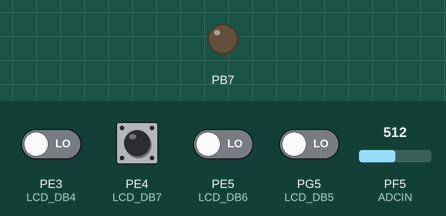
The program below on a simulated ATmega2560, built with avr-gcc and emulated at 16 MHz. Shown: output pins drawn as LEDs (lit = HIGH). The test bench sets the inputs (shaded band); at power-on: PE3 (LCD_DB4), PE4 (LCD_DB7), PE5 (LCD_DB6), PG5 (LCD_DB5) LOW, PF5 (ADCIN) = 512. Pins used as bus, display or sensor lines are not drawn.

Above: at 1.2 s.
1.3 s: PE4 (LCD_DB7) pulled LOW for 0.15 s
At 2.1 s:
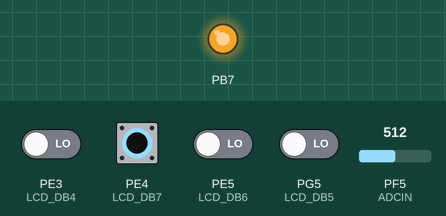
Timing chart, 0 to 4.3 s (numbered marks = the images above; inputs shaded):
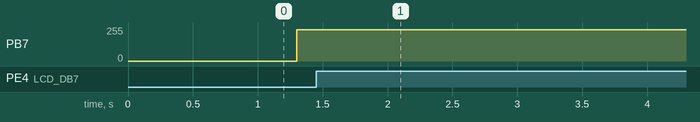

Measured:
- after the input at 1.3 s, PB7: 0/255 → 235/255 at once

The program:

main.c
```c
/*
 * 		Project: ADC_mega
 * 		Board: Arduino Mega
 * 		Processor: Atmega 2056
 * 		Data: 2 lis 2013
 * 		Author: Michał Kielan
 *
 */

#include <avr/io.h>
#include <stdio.h>
#include <avr/interrupt.h>
#include <avr/iom2560.h>
#include <util/delay.h>
#include "HD44780/HD44780.h"

#define ADCIN PF5
#define ADC_DDR DDRF
#define ADC_PORT PORTF
#define LED PA0
#define DELAY 50

void ADC_Init(void);


int main()  {

	ADC_Init();

	 LCD_Initalize();
     LCD_Clear();
     LCD_Lightness(20);

	while(1)  {


	 ADCSRA |= (1<<ADSC);		//uruchomienie poj. konwersji
	      while(ADCSRA & (1<<ADSC));	//zakonczenie poj. konwersji

	        char ADC_char[32];
	        char volt_char[32];
	        volatile float v_in;
	        const float v_ref = 5.00f;

	        v_in = (ADC*v_ref)/1024.0f;

	        sprintf(ADC_char, "10bit=%d",ADC);
	        sprintf(volt_char,"U[V]=%1.2f",(double)v_in);


	      LCD_Clear();
          LCD_GoTo(0,0);
      	  LCD_WriteText(ADC_char);
      	  LCD_GoTo(0,1);
      	  LCD_WriteText(volt_char);

      	  _delay_ms(50);
	}

}

void ADC_Init(void)	{

	ADCSRA |= (1<<ADEN);		// ADC enable
	ADCSRA |= (1<<ADPS0) | (1<<ADPS1) | (1<<ADPS2);		//preskaler 128

//	ADMUX |= (1<<REFS1) | (1<<REFS0);	      //napiecie ref. zewnetrzne 2.56V
	ADMUX |= (1<<REFS0);					  // wewnetrzene napiecie uC - 5V
	ADMUX |= (1<<MUX2) | (1<<MUX0);		      // ADC input PF5 - ADC5 - analog_5

	ADC_DDR &= ~(1<<ADCIN);		//ADCIN -> INPUT
	ADC_PORT |= (1<<ADCIN);		//ADCIN -> pull-up
}
```

HD44780.c
```c
//-------------------------------------------------------------------------------------------------
// Wy wietlacz alfanumeryczny ze sterownikiem HD44780
// Sterowanie w trybie 4-bitowym bez odczytu flagi zajêto ci
// z dowolnym przypisaniem sygna³ów steruj¹cych
// Plik : HD44780.c
// Mikrokontroler : Atmel AVR
// Kompilator : avr-gcc
// Autor : Rados³aw Kwiecieñ
//  ród³o : http://radzio.dxp.pl/hd44780/
// Data : 24.03.2007
//-------------------------------------------------------------------------------------------------
//#include <avr/iom2560.h>
//#include <util/delay.h>
#include "HD44780.h"
//-------------------------------------------------------------------------------------------------
//
// Funkcja wystawiaj¹ca pó³bajt na magistralê danych
//
//-------------------------------------------------------------------------------------------------
void _LCD_OutNibble(unsigned char nibbleToWrite)
{

if(nibbleToWrite & 0x01)
	LCD_DB4_PORT |= LCD_DB4;
else
	LCD_DB4_PORT  &= ~LCD_DB4;

if(nibbleToWrite & 0x02)
	LCD_DB5_PORT |= LCD_DB5;
else
	LCD_DB5_PORT  &= ~LCD_DB5;

if(nibbleToWrite & 0x04)
	LCD_DB6_PORT |= LCD_DB6;
else
	LCD_DB6_PORT  &= ~LCD_DB6;

if(nibbleToWrite & 0x08)
	LCD_DB7_PORT |= LCD_DB7;
else
	LCD_DB7_PORT  &= ~LCD_DB7;
}
//-------------------------------------------------------------------------------------------------
//
// Funkcja wystawiaj¹ca pó³bajt na magistralê danych
//
//-------------------------------------------------------------------------------------------------
unsigned char _LCD_InNibble(void)
{
unsigned char tmp = 0;

if(LCD_DB4_PIN & LCD_DB4)
	tmp |= (1 << 0);
if(LCD_DB5_PIN & LCD_DB5)
	tmp |= (1 << 1);
if(LCD_DB6_PIN & LCD_DB6)
	tmp |= (1 << 2);
if(LCD_DB7_PIN & LCD_DB7)
	tmp |= (1 << 3);
return tmp;
}
//-------------------------------------------------------------------------------------------------
//
// Funkcja zapisu bajtu do wy wietacza (bez rozró¿nienia instrukcja/dane).
//
//-------------------------------------------------------------------------------------------------
void _LCD_Write(unsigned char dataToWrite)
{
LCD_DB4_DIR |= LCD_DB4;
LCD_DB5_DIR |= LCD_DB5;
LCD_DB6_DIR |= LCD_DB6;
LCD_DB7_DIR |= LCD_DB7;

LCD_RW_PORT &= ~LCD_RW;
LCD_E_PORT |= LCD_E;
_LCD_OutNibble(dataToWrite >> 4);
LCD_E_PORT &= ~LCD_E;
LCD_E_PORT |= LCD_E;
_LCD_OutNibble(dataToWrite);
LCD_E_PORT &= ~LCD_E;
while(LCD_ReadStatus()&0x80);
}
//-------------------------------------------------------------------------------------------------
//
// Funkcja odczytu bajtu z wy wietacza (bez rozró¿nienia instrukcja/dane).
//
//-------------------------------------------------------------------------------------------------

unsigned char _LCD_Read(void)
{
unsigned char tmp = 0;
LCD_DB4_DIR &= ~LCD_DB4;
LCD_DB5_DIR &= ~LCD_DB5;
LCD_DB6_DIR &= ~LCD_DB6;
LCD_DB7_DIR &= ~LCD_DB7;

LCD_RW_PORT |= LCD_RW;
LCD_E_PORT |= LCD_E;
tmp |= (_LCD_InNibble() << 4);
LCD_E_PORT &= ~LCD_E;
LCD_E_PORT |= LCD_E;
tmp |= _LCD_InNibble();
LCD_E_PORT &= ~LCD_E;
return tmp;
}

//-------------------------------------------------------------------------------------------------
//
// Funkcja zapisu rozkazu do wy wietlacza
//
//-------------------------------------------------------------------------------------------------
void LCD_WriteCommand(unsigned char commandToWrite)
{
LCD_RS_PORT &= ~LCD_RS;
_LCD_Write(commandToWrite);
}

//-------------------------------------------------------------------------------------------------
//
// Funkcja odczytu bajtu statusowego
//
//-------------------------------------------------------------------------------------------------
unsigned char LCD_ReadStatus(void)
{
LCD_RS_PORT &= ~LCD_RS;
return _LCD_Read();
}
//-------------------------------------------------------------------------------------------------
//
// Funkcja zapisu danych do pamiêci wy wietlacza
//
//-------------------------------------------------------------------------------------------------
void LCD_WriteData(unsigned char dataToWrite)
{
LCD_RS_PORT |= LCD_RS;
_LCD_Write(dataToWrite);
}
//-------------------------------------------------------------------------------------------------
//
// Funkcja odczytu danych z pamiêci wy wietlacza
//
//-------------------------------------------------------------------------------------------------
unsigned char LCD_ReadData(void)
{
LCD_RS_PORT |= LCD_RS;
return _LCD_Read();
}
//-------------------------------------------------------------------------------------------------
//
// Funkcja wy wietlenia napisu na wyswietlaczu.
//
//-------------------------------------------------------------------------------------------------
void LCD_WriteText(char * text)
{
while(*text)
  LCD_WriteData(*text++);
}
//-------------------------------------------------------------------------------------------------
//
// Funkcja ustawienia wspó³rzêdnych ekranowych
//
//-------------------------------------------------------------------------------------------------
void LCD_GoTo(unsigned char x, unsigned char y)
{
LCD_WriteCommand(HD44780_DDRAM_SET | (x + (0x40 * y)));
}
//-------------------------------------------------------------------------------------------------
//
// Funkcja czyszczenia ekranu wy wietlacza.
//
//-------------------------------------------------------------------------------------------------
void LCD_Clear(void)
{
LCD_WriteCommand(HD44780_CLEAR);
_delay_ms(2);
}
//-------------------------------------------------------------------------------------------------
//
// Funkcja przywrócenia pocz¹tkowych wspó³rzêdnych wy wietlacza.
//
//-------------------------------------------------------------------------------------------------
void LCD_Home(void)
{
LCD_WriteCommand(HD44780_HOME);
_delay_ms(2);
}
//-------------------------------------------------------------------------------------------------
//
// Procedura inicjalizacji kontrolera HD44780.
//
//-------------------------------------------------------------------------------------------------
void LCD_Initalize(void)
{
unsigned char i;
LCD_DB4_DIR |= LCD_DB4; // Konfiguracja kierunku pracy wyprowadzeñ
LCD_DB5_DIR |= LCD_DB5; //
LCD_DB6_DIR |= LCD_DB6; //
LCD_DB7_DIR |= LCD_DB7; //
LCD_E_DIR 	|= LCD_E;   //
LCD_RS_DIR 	|= LCD_RS;  //
LCD_RW_DIR 	|= LCD_RW;  //
_delay_ms(15); // oczekiwanie na ustalibizowanie siê napiecia zasilajacego
LCD_RS_PORT &= ~LCD_RS; // wyzerowanie linii RS
LCD_E_PORT &= ~LCD_E;  // wyzerowanie linii E
LCD_RW_PORT &= ~LCD_RW;
for(i = 0; i < 3; i++) // trzykrotne powtórzenie bloku instrukcji
  {
  LCD_E_PORT |= LCD_E; //  E = 1
  _LCD_OutNibble(0x03); // tryb 8-bitowy
  LCD_E_PORT &= ~LCD_E; // E = 0
  _delay_ms(5); // czekaj 5ms
  }

LCD_E_PORT |= LCD_E; // E = 1
_LCD_OutNibble(0x02); // tryb 4-bitowy
LCD_E_PORT &= ~LCD_E; // E = 0

_delay_ms(1); // czekaj 1ms
LCD_WriteCommand(HD44780_FUNCTION_SET | HD44780_FONT5x7 | HD44780_TWO_LINE | HD44780_4_BIT); // interfejs 4-bity, 2-linie, znak 5x7
LCD_WriteCommand(HD44780_DISPLAY_ONOFF | HD44780_DISPLAY_OFF); // wy³¹czenie wyswietlacza
LCD_WriteCommand(HD44780_CLEAR); // czyszczenie zawartosæi pamieci DDRAM
LCD_WriteCommand(HD44780_ENTRY_MODE | HD44780_EM_SHIFT_CURSOR | HD44780_EM_INCREMENT);// inkrementaja adresu i przesuwanie kursora
LCD_WriteCommand(HD44780_DISPLAY_ONOFF | HD44780_DISPLAY_ON | HD44780_CURSOR_OFF | HD44780_CURSOR_NOBLINK); // w³¹cz LCD, bez kursora i mrugania
}

// funkcja s³u¿¹ca do wpisywania w³asnych znaków
// nr - zmienna okre laj¹ca numer znaku (dostêpnych jest 8)  od 0 - 7.
// znak[] - okre la kszta³t znaku.. przyk³adowo uint8_t serduszko[] = {4, 10, 17, 23, 23, 17, 31, 0}; definiuje wygl¹d serca.
void LCD_ProgrammChar(unsigned char nr, unsigned char znak[])
{
	unsigned char i;
	LCD_WriteCommand(HD44780_CGRAM_SET|(nr*8));
	for (i=0; i<=7; i++)
	{
		LCD_WriteData(znak[i]);
	}
	LCD_WriteCommand(HD44780_DDRAM_SET);
}


uint8_t LCD_Lightness(uint8_t light_value)	{


	DDRB |= (1<<PB7);		//pin_13_PWM

		 TCCR0A |= (1<<WGM01) | (1<<WGM00) | (1<<WGM02);	//Timer0 w tryb Fast PWM
		 TCCR0A |= (1<<COM0A0) | (1<<COM0A1);      // Clear OC0 at top
		 TCCR0B |= (1<<CS00);      // preskaler = 1

		 OCR0A = light_value;
		 return light_value;
}


//-------------------------------------------------------------------------------------------------
//
// Koniec pliku HD44780.c
//
//-------------------------------------------------------------------------------------------------
```

HD44780.h
```c
//-------------------------------------------------------------------------------------------------
// Wy wietlacz alfanumeryczny ze sterownikiem HD44780
// Sterowanie w trybie 4-bitowym bez odczytu flagi zajêto ci
// z dowolnym przypisaniem sygna³ów steruj¹cych
// Plik : HD44780.h
// Mikrokontroler : Atmel AVR
// Kompilator : avr-gcc
// Autor : Rados³aw Kwiecieñ
//  ród³o : http://radzio.dxp.pl/hd44780/
// Data : 24.03.2007
//-------------------------------------------------------------------------------------------------


#include <avr/io.h>
#include <avr/iom2560.h>
#include <util/delay.h>


//-------------------------------------------------------------------------------------------------
//
// Konfiguracja sygna³ów steruj¹cych wy wietlaczem.
// Mo¿na zmieniæ stosownie do potrzeb.
//
//-------------------------------------------------------------------------------------------------
/*
 * LCD RS pin to digital pin 12 - PPB6
 * LCD Enable pin to digital pin 11 - PB5
 * LCD D4 pin to digital pin 5 - PE3
 * LCD D5 pin to digital pin 4 - PG5
 * LCD D6 pin to digital pin 3 - PE5
 * LCD D7 pin to digital pin 2 - PE4
 * LCD R/W pin to ground
*/

#define LCD_RS_DIR		DDRB
#define LCD_RS_PORT 	PORTB
#define LCD_RS_PIN		PINB
#define LCD_RS			(1 << PB6)

#define LCD_RW_DIR		DDRB
#define LCD_RW_PORT		PORTB
#define LCD_RW_PIN		PINB
#define LCD_RW			(1 << PB1)

#define LCD_E_DIR		DDRB
#define LCD_E_PORT		PORTB
#define LCD_E_PIN		PINB
#define LCD_E			(1 << PB5)

#define LCD_DB4_DIR		DDRE
#define LCD_DB4_PORT	PORTE
#define LCD_DB4_PIN		PINE
#define LCD_DB4			(1 << PE3)

#define LCD_DB5_DIR		DDRG
#define LCD_DB5_PORT	PORTG
#define LCD_DB5_PIN		PING
#define LCD_DB5			(1 << PG5)

#define LCD_DB6_DIR		DDRE
#define LCD_DB6_PORT	PORTE
#define LCD_DB6_PIN		PINE
#define LCD_DB6			(1 << PE5)

#define LCD_DB7_DIR		DDRE
#define LCD_DB7_PORT	PORTE
#define LCD_DB7_PIN		PINE
#define LCD_DB7			(1 << PE4)


//-------------------------------------------------------------------------------------------------
//
// Instrukcje kontrolera Hitachi HD44780
//
//-------------------------------------------------------------------------------------------------

#define HD44780_CLEAR					0x01

#define HD44780_HOME					0x02

#define HD44780_ENTRY_MODE				0x04
	#define HD44780_EM_SHIFT_CURSOR		0
	#define HD44780_EM_SHIFT_DISPLAY	1
	#define HD44780_EM_DECREMENT		0
	#define HD44780_EM_INCREMENT		2

#define HD44780_DISPLAY_ONOFF			0x08
	#define HD44780_DISPLAY_OFF			0
	#define HD44780_DISPLAY_ON			4
	#define HD44780_CURSOR_OFF			0
	#define HD44780_CURSOR_ON			2
	#define HD44780_CURSOR_NOBLINK		0
	#define HD44780_CURSOR_BLINK		1

#define HD44780_DISPLAY_CURSOR_SHIFT	0x10
	#define HD44780_SHIFT_CURSOR		0
	#define HD44780_SHIFT_DISPLAY		8
	#define HD44780_SHIFT_LEFT			0
	#define HD44780_SHIFT_RIGHT			4

#define HD44780_FUNCTION_SET			0x20
	#define HD44780_FONT5x7				0
	#define HD44780_FONT5x10			4
	#define HD44780_ONE_LINE			0
	#define HD44780_TWO_LINE			8
	#define HD44780_4_BIT				0
	#define HD44780_8_BIT				16

#define HD44780_CGRAM_SET				0x40

#define HD44780_DDRAM_SET				0x80

//-------------------------------------------------------------------------------------------------
//
// Deklaracje funkcji
//
//-------------------------------------------------------------------------------------------------

void LCD_WriteCommand(unsigned char);
unsigned char LCD_ReadStatus(void);
void LCD_WriteData(unsigned char);
unsigned char LCD_ReadData(void);
void LCD_WriteText(char *);
void LCD_GoTo(unsigned char, unsigned char);
void LCD_Clear(void);
void LCD_Home(void);
void LCD_Initalize(void);
void LCD_ProgrammChar(unsigned char nr, unsigned char znak[]);
uint8_t LCD_Lightness(uint8_t i);

//-------------------------------------------------------------------------------------------------
//
// Koniec pliku HD44780.h
//
//-------------------------------------------------------------------------------------------------
```

HD44780.h
```c
//-------------------------------------------------------------------------------------------------
// Wy wietlacz alfanumeryczny ze sterownikiem HD44780
// Sterowanie w trybie 4-bitowym bez odczytu flagi zajêto ci
// z dowolnym przypisaniem sygna³ów steruj¹cych
// Plik : HD44780.h
// Mikrokontroler : Atmel AVR
// Kompilator : avr-gcc
// Autor : Rados³aw Kwiecieñ
//  ród³o : http://radzio.dxp.pl/hd44780/
// Data : 24.03.2007
//-------------------------------------------------------------------------------------------------


#include <avr/io.h>
#include <avr/iom2560.h>
#include <util/delay.h>


//-------------------------------------------------------------------------------------------------
//
// Konfiguracja sygna³ów steruj¹cych wy wietlaczem.
// Mo¿na zmieniæ stosownie do potrzeb.
//
//-------------------------------------------------------------------------------------------------
/*
 * LCD RS pin to digital pin 12 - PPB6
 * LCD Enable pin to digital pin 11 - PB5
 * LCD D4 pin to digital pin 5 - PE3
 * LCD D5 pin to digital pin 4 - PG5
 * LCD D6 pin to digital pin 3 - PE5
 * LCD D7 pin to digital pin 2 - PE4
 * LCD R/W pin to ground
*/

#define LCD_RS_DIR		DDRB
#define LCD_RS_PORT 	PORTB
#define LCD_RS_PIN		PINB
#define LCD_RS			(1 << PB6)

#define LCD_RW_DIR		DDRB
#define LCD_RW_PORT		PORTB
#define LCD_RW_PIN		PINB
#define LCD_RW			(1 << PB1)

#define LCD_E_DIR		DDRB
#define LCD_E_PORT		PORTB
#define LCD_E_PIN		PINB
#define LCD_E			(1 << PB5)

#define LCD_DB4_DIR		DDRE
#define LCD_DB4_PORT	PORTE
#define LCD_DB4_PIN		PINE
#define LCD_DB4			(1 << PE3)

#define LCD_DB5_DIR		DDRG
#define LCD_DB5_PORT	PORTG
#define LCD_DB5_PIN		PING
#define LCD_DB5			(1 << PG5)

#define LCD_DB6_DIR		DDRE
#define LCD_DB6_PORT	PORTE
#define LCD_DB6_PIN		PINE
#define LCD_DB6			(1 << PE5)

#define LCD_DB7_DIR		DDRE
#define LCD_DB7_PORT	PORTE
#define LCD_DB7_PIN		PINE
#define LCD_DB7			(1 << PE4)

//-------------------------------------------------------------------------------------------------
//
// Instrukcje kontrolera Hitachi HD44780
//
//-------------------------------------------------------------------------------------------------

#define HD44780_CLEAR					0x01

#define HD44780_HOME					0x02

#define HD44780_ENTRY_MODE				0x04
	#define HD44780_EM_SHIFT_CURSOR		0
	#define HD44780_EM_SHIFT_DISPLAY	1
	#define HD44780_EM_DECREMENT		0
	#define HD44780_EM_INCREMENT		2

#define HD44780_DISPLAY_ONOFF			0x08
	#define HD44780_DISPLAY_OFF			0
	#define HD44780_DISPLAY_ON			4
	#define HD44780_CURSOR_OFF			0
	#define HD44780_CURSOR_ON			2
	#define HD44780_CURSOR_NOBLINK		0
	#define HD44780_CURSOR_BLINK		1

#define HD44780_DISPLAY_CURSOR_SHIFT	0x10
	#define HD44780_SHIFT_CURSOR		0
	#define HD44780_SHIFT_DISPLAY		8
	#define HD44780_SHIFT_LEFT			0
	#define HD44780_SHIFT_RIGHT			4

#define HD44780_FUNCTION_SET			0x20
	#define HD44780_FONT5x7				0
	#define HD44780_FONT5x10			4
	#define HD44780_ONE_LINE			0
	#define HD44780_TWO_LINE			8
	#define HD44780_4_BIT				0
	#define HD44780_8_BIT				16

#define HD44780_CGRAM_SET				0x40

#define HD44780_DDRAM_SET				0x80

//-------------------------------------------------------------------------------------------------
//
// Deklaracje funkcji
//
//-------------------------------------------------------------------------------------------------

void LCD_WriteCommand(unsigned char);
unsigned char LCD_ReadStatus(void);
void LCD_WriteData(unsigned char);
unsigned char LCD_ReadData(void);
void LCD_WriteText(char *);
void LCD_GoTo(unsigned char, unsigned char);
void LCD_Clear(void);
void LCD_Home(void);
void LCD_Initalize(void);
void LCD_ProgrammChar(unsigned char nr, unsigned char znak[]);

//-------------------------------------------------------------------------------------------------
//
// Koniec pliku HD44780.h
//
//-------------------------------------------------------------------------------------------------
```

Source omitted: HD44780.c (8066 bytes), HD44780.c (8387 bytes), HD44780.h (3935 bytes), HD44780.c (8387 bytes), HD44780.h (3935 bytes), HD44780.c (8387 bytes), HD44780.h (3935 bytes), HD44780.c (8066 bytes), HD44780.h (3637 bytes)
